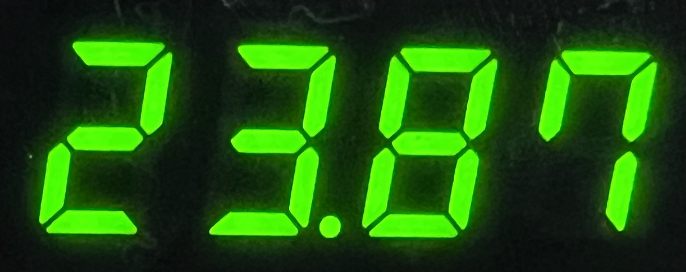
#> input picture images/test.png, 686 x 272 px
$ python ssocr.py images/test.png
#> lines starting #> are read from the running program, lines starting #| are printed output that depends on the picture; after the words box and inside, x2 and y2 are one past the last pixel; in counts of white or black regions, pixels touching at a corner belong together
# -*- coding:utf-8 -*-

import cv2
import numpy as np
import matplotlib.pyplot as plt
import argparse

DIGITS_LOOKUP = {
    (1, 1, 1, 1, 1, 1, 0): 0,
    (1, 1, 0, 0, 0, 0, 0): 1,
    (1, 0, 1, 1, 0, 1, 1): 2,
    (1, 1, 1, 0, 0, 1, 1): 3,
    (1, 1, 0, 0, 1, 0, 1): 4,
    (0, 1, 1, 0, 1, 1, 1): 5,
    (0, 1, 1, 1, 1, 1, 1): 6,
    (1, 1, 0, 0, 1, 1, 0): 7,
    (1, 1, 1, 1, 1, 1, 1): 8,
    (1, 1, 1, 0, 1, 1, 1): 9,
    (0, 0, 0, 0, 0, 1, 1): '-'
}
H_W_Ratio = 1.9
THRESHOLD = -30
arc_tan_theta = 6.0  # 数码管倾斜角度
crop_y0 = 215
crop_y1 = 470
crop_x0 = 260
crop_x1 = 890

parser = argparse.ArgumentParser()
parser.add_argument('image_path', help='path to image')
parser.add_argument('-s', '--show_image', action='store_const', const=True, help='whether to show image')
parser.add_argument('-d', '--is_debug', action='store_const', const=True, help='True or False')
parser.add_argument('-r', '--revert', action='store_const', const=True, help='whether or not to revert black and white')


def load_image(path, show=False):
    # todo: crop image and clear dc and ac signal
    gray_img = cv2.imread(path, cv2.IMREAD_GRAYSCALE)
    h, w = gray_img.shape
    # [5 lines of commented-out code are left out]
    blurred = cv2.GaussianBlur(gray_img, (7, 7), 0)
    if show:
        cv2.imshow('gray_img', gray_img)
        cv2.imshow('blurred_img', blurred)
    return blurred, gray_img


def preprocess(img, threshold, show=False, kernel_size=(5, 5)):
    # 直方图局部均衡化
    clahe = cv2.createCLAHE(clipLimit=2, tileGridSize=(6, 6))
    img = clahe.apply(img)
    # 自适应阈值二值化
    dst = cv2.adaptiveThreshold(img, 255, cv2.ADAPTIVE_THRESH_GAUSSIAN_C, cv2.THRESH_BINARY_INV, 127, threshold)
    # 闭运算开运算
    kernel = cv2.getStructuringElement(cv2.MORPH_CROSS, kernel_size)
    dst = cv2.morphologyEx(dst, cv2.MORPH_CLOSE, kernel)
    dst = cv2.morphologyEx(dst, cv2.MORPH_OPEN, kernel)

    if show:
        cv2.imshow('equlizeHist', img)
        cv2.imshow('threshold', dst)
    return dst


def helper_extract(one_d_array, threshold=20):
    res = []
    flag = 0
    temp = 0
    for i in range(len(one_d_array)):
        if one_d_array[i] < 12 * 255:
            if flag > threshold:
                start = i - flag
                end = i
                temp = end
                if end - start > 20:
                    res.append((start, end))
            flag = 0
        else:
            flag += 1

    else:
        if flag > threshold:
            start = temp
            end = len(one_d_array)
            if end - start > 50:
                res.append((start, end))
    return res


def find_digits_positions(img, reserved_threshold=20):
    # [12 lines of commented-out code are left out]

    digits_positions = []
    img_array = np.sum(img, axis=0)
    horizon_position = helper_extract(img_array, threshold=reserved_threshold)
    img_array = np.sum(img, axis=1)
    vertical_position = helper_extract(img_array, threshold=reserved_threshold * 4)
    # make vertical_position has only one element
    if len(vertical_position) > 1:
        vertical_position = [(vertical_position[0][0], vertical_position[len(vertical_position) - 1][1])]
    for h in horizon_position:
        for v in vertical_position:
            digits_positions.append(list(zip(h, v)))
    assert len(digits_positions) > 0, "Failed to find digits's positions"

    return digits_positions


# [72 lines left out: function recognize_digits_area_method, not called in this run]


def recognize_digits_line_method(digits_positions, output_img, input_img):
    digits = []
    for c in digits_positions:
        x0, y0 = c[0]
        x1, y1 = c[1]
        roi = input_img[y0:y1, x0:x1]
        h, w = roi.shape
        suppose_W = max(1, int(h / H_W_Ratio))

        # 消除无关符号干扰
        if x1 - x0 < 25 and cv2.countNonZero(roi) / ((y1 - y0) * (x1 - x0)) < 0.2:
            continue

        # 对1的情况单独识别
        if w < suppose_W / 2:
            x0 = max(x0 + w - suppose_W, 0)
            roi = input_img[y0:y1, x0:x1]
            w = roi.shape[1]

        center_y = h // 2
        quater_y_1 = h // 4
        quater_y_3 = quater_y_1 * 3
        center_x = w // 2
        line_width = 5  # line's width
        width = (max(int(w * 0.15), 1) + max(int(h * 0.15), 1)) // 2
        small_delta = int(h / arc_tan_theta) // 4
        segments = [
            ((w - 2 * width, quater_y_1 - line_width), (w, quater_y_1 + line_width)),
            ((w - 2 * width, quater_y_3 - line_width), (w, quater_y_3 + line_width)),
            ((center_x - line_width - small_delta, h - 2 * width), (center_x - small_delta + line_width, h)),
            ((0, quater_y_3 - line_width), (2 * width, quater_y_3 + line_width)),
            ((0, quater_y_1 - line_width), (2 * width, quater_y_1 + line_width)),
            ((center_x - line_width, 0), (center_x + line_width, 2 * width)),
            ((center_x - line_width, center_y - line_width), (center_x + line_width, center_y + line_width)),
        ]
        on = [0] * len(segments)

        for (i, ((xa, ya), (xb, yb))) in enumerate(segments):
            seg_roi = roi[ya:yb, xa:xb]
            # plt.imshow(seg_roi, 'gray')
            # plt.show()
            total = cv2.countNonZero(seg_roi)
            area = (xb - xa) * (yb - ya) * 0.9
            # print('prob: ', total / float(area))
            if total / float(area) > 0.25:
                on[i] = 1
        # print('encode: ', on)
        if tuple(on) in DIGITS_LOOKUP.keys():
            digit = DIGITS_LOOKUP[tuple(on)]
        else:
            digit = '*'

        digits.append(digit)

        # 小数点的识别
        # print('dot signal: ',cv2.countNonZero(roi[h - int(3 * width / 4):h, w - int(3 * width / 4):w]) / (9 / 16 * width * width))
        if cv2.countNonZero(roi[h - int(3 * width / 4):h, w - int(3 * width / 4):w]) / (9. / 16 * width * width) > 0.65:
            digits.append('.')
            cv2.rectangle(output_img,
                          (x0 + w - int(3 * width / 4), y0 + h - int(3 * width / 4)),
                          (x1, y1), (0, 128, 0), 2)
            cv2.putText(output_img, 'dot',
                        (x0 + w - int(3 * width / 4), y0 + h - int(3 * width / 4) - 10),
                        cv2.FONT_HERSHEY_SIMPLEX, 0.65, (0, 128, 0), 2)

        cv2.rectangle(output_img, (x0, y0), (x1, y1), (0, 128, 0), 2)
        cv2.putText(output_img, str(digit), (x0 + 3, y0 + 10), cv2.FONT_HERSHEY_SIMPLEX, 0.65, (0, 128, 0), 2)
    return digits


def main():
    args = parser.parse_args()
    blurred, gray_img = load_image(args.image_path, show=args.show_image)
#> in load_image, `gray_img = cv2.imread(path, cv2.IMREAD_GRAYSCALE)`:
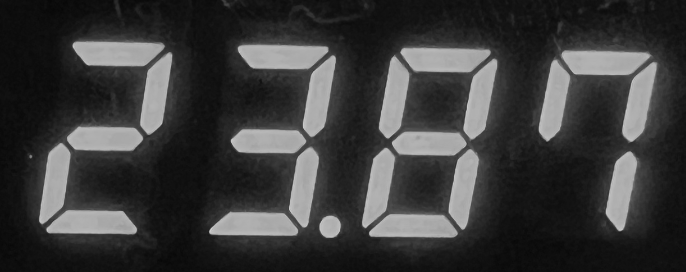
#> gray_img: shape (272, 686); min 7, max 206, mean 58.8
    output = blurred
    dst = preprocess(blurred, THRESHOLD, show=args.show_image)
#> in preprocess, `img = clahe.apply(img)`:
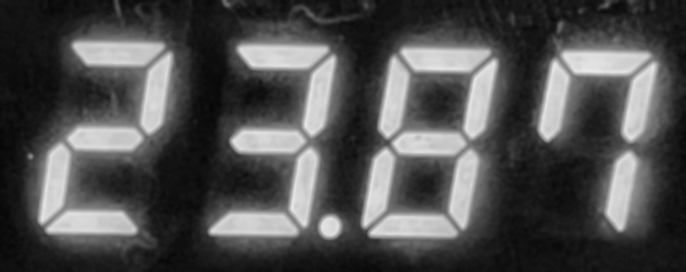
#> img: shape (272, 686); min 6, max 232, mean 78.7
#> in preprocess, `dst = cv2.adaptiveThreshold(img, 255, cv2.ADAPTIVE_THRESH_GAUSSIAN_C, ..`:
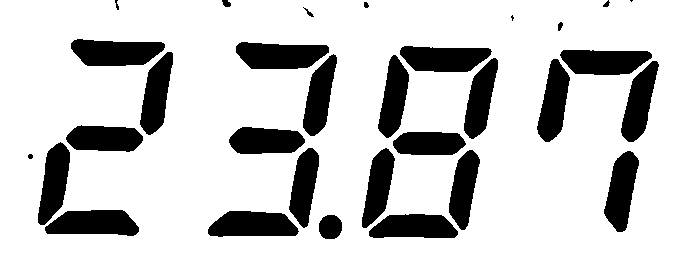
#> dst: shape (272, 686); 80.5% white; 31 black regions (2 under 20 px), largest, box (x1, y1, x2, y2) and area: (236, 42, 329, 69) 1977, (71, 39, 165, 66) 1974, (45, 210, 139, 236) 1911
#> in preprocess, `dst = cv2.morphologyEx(dst, cv2.MORPH_CLOSE, kernel)`:
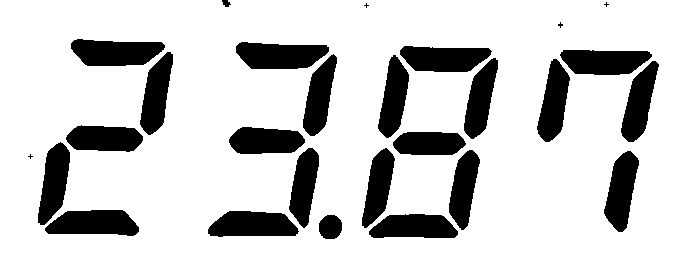
#> dst: shape (272, 686); 80.6% white; 27 black regions (4 under 20 px), largest, box (x1, y1, x2, y2) and area: (236, 42, 329, 69) 1975, (71, 39, 165, 66) 1971, (45, 210, 139, 236) 1907
#> in preprocess, `dst = cv2.morphologyEx(dst, cv2.MORPH_OPEN, kernel)`: dst: shape (272, 686); 80.6% white; 26 black regions (4 under 20 px), largest, box (x1, y1, x2, y2) and area: (38, 142, 139, 236) 3596, (236, 42, 329, 69) 1975, (71, 39, 165, 66) 1971
    if args.revert:
        dst = 255 - dst
    digits_positions = find_digits_positions(dst)
#> in find_digits_positions, `img_array = np.sum(img, axis=0)`: img_array = 686 values, max 69360 at index 0, min 33915 at index 308, mean 55908.6
#> after the loop in helper_extract, `for i in range(len(one_d_array)):`: res = [(0, 686)]
#> in find_digits_positions, `img_array = np.sum(img, axis=1)`: img_array = 272 values, max 174930 at index 8, min 82620 at index 52, mean 141004.7
#> in find_digits_positions, `vertical_position = helper_extract(img_array, threshold=reserved_thres..`: vertical_position = [(0, 272)]
#> the loop in find_digits_positions, `for h in horizon_position:` made 1 pass
#> after the loop in find_digits_positions, `for h in horizon_position:`: digits_positions = [[(0, 0), (686, 272)]]
#> digits_positions = [[(0, 0), (686, 272)]]
    digits = recognize_digits_line_method(digits_positions, output, dst)
#> the loop in recognize_digits_line_method, `for c in digits_positions:` made 1 pass
#> (x0, y0, x1, y1, h, suppose_W, center_y) on pass 1: (0, 0, 686, 272, 272, 143, 136)
#> after the loop in recognize_digits_line_method, `for c in digits_positions:`: digits = [8, '.']
#> digits = [8, '.']
    if args.show_image:
        cv2.imshow('output', output)
        cv2.waitKey()
        cv2.destroyAllWindows()
    print(digits)
#| [8, '.']


if __name__ == '__main__':
    main()
